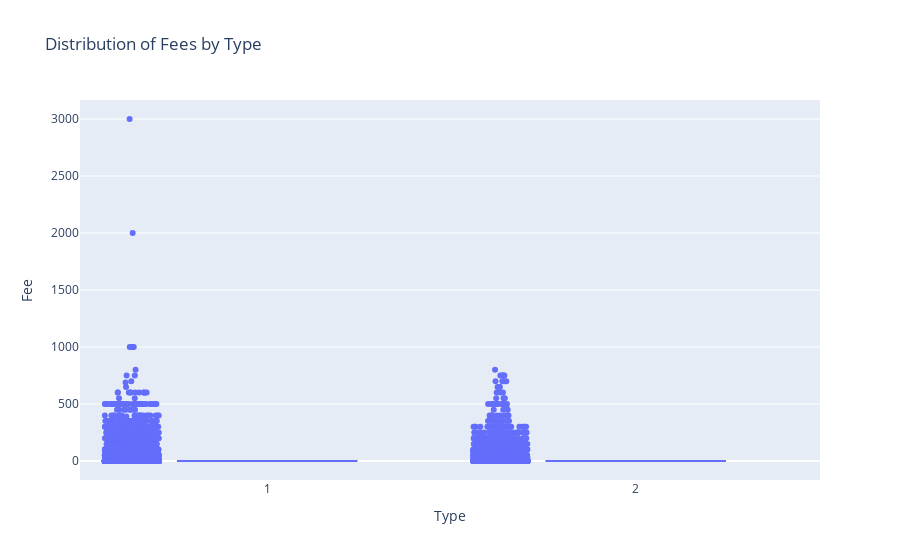

Notebook source saved alongside this figure:
### Code cell
fig = px.box(df_train, x="Type", y="Fee", points="all", title="Distribution of Fees by Type")

fig.update_layout(
    xaxis_title="Type",
    yaxis_title="Fee"
)

# Display the plot
fig.show()

### Figure 1 — Plotly figure (JSON) as saved in the notebook; plotly's stock layout.template omitted (floating-point values rounded to 4 significant figures; data arrays with more than 128 entries replaced by an {"elided": "..."} marker saying what was removed)
{"data": [{"alignmentgroup": "True", "boxpoints": "all", "hovertemplate": "Type=%{x}<br>Fee=%{y}<extra></extra>", "legendgroup": "", "marker": {"color": "#636efa"}, "name": "", "notched": false, "offsetgroup": "", "orientation": "v", "showlegend": false, "type": "box", "x": {"elided": "14993 int values"}, "x0": " ", "xaxis": "x", "y": {"elided": "14993 int values"}, "y0": " ", "yaxis": "y"}], "layout": {"boxmode": "group", "legend": {"tracegroupgap": 0}, "title": {"text": "Distribution of Fees by Type"}, "xaxis": {"anchor": "y", "domain": [0, 1], "title": {"text": "Type"}}, "yaxis": {"anchor": "x", "domain": [0, 1], "title": {"text": "Fee"}}}}
